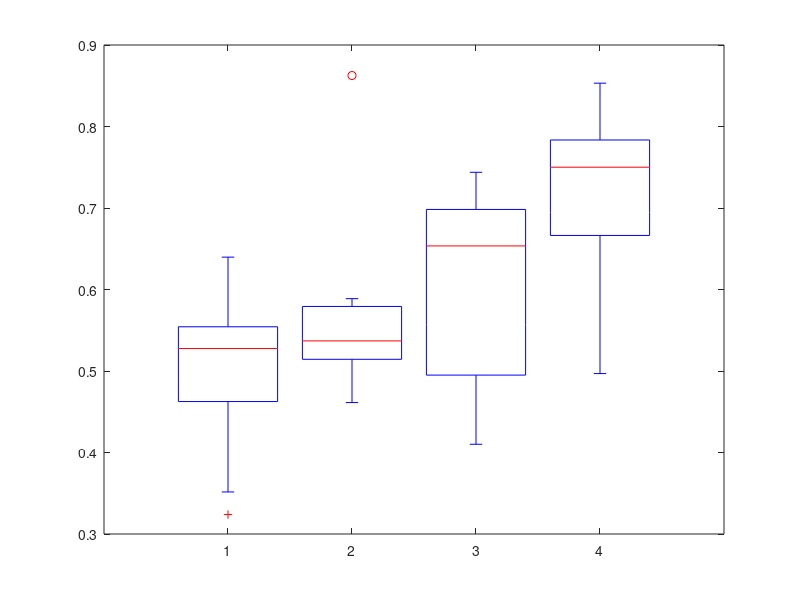

MATLAB code to generate this figure: (Note: this script raises an error after producing the figure.)
% plot confusion matrices from python code 
activities = {'Sit','Stairs Dw','Stairs Up','Stand','Walk'};
thres = 0.6; %for text color

%% BOX PLOT
load ./PyCode/results.csv
data = results;
figure;
bp = boxplot(data);
set(bp,'linewidth',2);
ylim([0.3 1])
ylabel('Balanced Accuracy','FontSize',12)
set(gca,'Box','off','XTick',[1:4],'XTickLabel',{'Healthy','Impairment-Specific','Patient-Specific','Patient&Device-Specific'},'YTick',[0.1:0.1:1],'TickDir','out','LineWidth',2,'FontSize',12,'FontWeight','bold');

%Change box border to black
b = get(get(gca,'children'),'children');   % Get the handles of all the objects
t = get(b,'tag');   % List the names of all the objects 
box1 = b(9:12);   %The 7th object is the first box
set(box1, 'Color', 'k');   % Set the color of the first box

%Change box fill
h = findobj(gca,'Tag','Box');
patch(get(h(1),'XData'),get(h(1),'YData'),[0 1 0],'FaceAlpha',0.2);
patch(get(h(2),'XData'),get(h(2),'YData'),[0 0 1],'FaceAlpha',0.35);
patch(get(h(3),'XData'),get(h(3),'YData'),[0.8 0.81 0.17],'FaceAlpha',0.2);
patch(get(h(4),'XData'),get(h(4),'YData'),[1 0 0],'FaceAlpha',0.2);

saveas(gcf,'BoxplotBacc.jpg')

%% CONFUSION MATRICES
%Healthy 
%load cmats for 
load ./PyCode/cmatHealthy.mat

S1 = double(S1);
S2 = double(S2);
S5 = double(S5);
S6 = double(S6);
S8 = double(S8);
S11 = double(S11);
S14 = double(S14);
S15 = double(S15);
S16 = double(S16);
S19 = double(S19);

results = [];
results(1).cmat = S1;     
results(2).cmat = S2;
results(3).cmat = S5;     
results(4).cmat = S6;
results(5).cmat = S8;     
results(6).cmat = S11;
results(7).cmat = S14;     
results(8).cmat = S15;
results(9).cmat = S16;     
results(10).cmat = S19;


%plot confusion matrix (sum across all subjects)
cmat_all = zeros(5,5);
for s = 1:length(results)
    cmat_all = results(s).cmat + cmat_all;
end
correctones = sum(cmat_all,2);
correctones = repmat(correctones,[1 length(activities)]);
cmat_all = cmat_all./correctones

figure, 
imagesc(cmat_all); 
colormap(gray)
colormap(flipud(colormap))
[cmin,cmax] = caxis;
caxis([0,1]) %set colormap to 0 1
ax = gca;
ax.XTick = 1:size(activities,2);
ax.YTick = 1:size(activities,2);
set(gca,'XTickLabel',activities)%'FontSize',14)
set(gca,'YTickLabel',activities)%'FontSize',14)
ax.XTickLabelRotation = 45;
axis square
title('Healthy model','FontSize',14), hold on
%add text
for i = 1:length(activities)
    for j = 1:length(activities)
        if cmat_all(i,j) > thres
            col = [1 1 1];
        else
            col = [0 0 0];
        end
        text(i-0.2,j,sprintf('%.3f',cmat_all(j,i)),'FontSize',14,'FontWeight','bold','Color',col);
    end
end
saveas(gcf,'cmatHealthy.jpg')


%% Global Patients 
clear results
%load cmats
load ./PyCode/cmatISpec.mat

S1 = double(S1);
S2 = double(S2);
S5 = double(S5);
S6 = double(S6);
S8 = double(S8);
S11 = double(S11);
S14 = double(S14);
S15 = double(S15);
S16 = double(S16);
S19 = double(S19);

results = [];
results(1).cmat = S1;     
results(2).cmat = S2;
results(3).cmat = S5;     
results(4).cmat = S6;
results(5).cmat = S8;     
results(6).cmat = S11;
results(7).cmat = S14;     
results(8).cmat = S15;
results(9).cmat = S16;     
results(10).cmat = S19;


%plot confusion matrix (sum across all subjects)
cmat_all = zeros(5,5);
for s = 1:length(results)
    cmat_all = results(s).cmat + cmat_all;
end
correctones = sum(cmat_all,2);
correctones = repmat(correctones,[1 length(activities)]);
cmat_all = cmat_all./correctones

figure, 
imagesc(cmat_all); 
colormap(gray)
colormap(flipud(colormap))
[cmin,cmax] = caxis;
caxis([0,1]) %set colormap to 0 1
ax = gca;
ax.XTick = 1:size(activities,2);
ax.YTick = 1:size(activities,2);
set(gca,'XTickLabel',activities)%'FontSize',14)
set(gca,'YTickLabel',activities)%'FontSize',14)
ax.XTickLabelRotation = 45;
axis square
title('Impairment Specific model','FontSize',14), hold on
%add text
for i = 1:length(activities)
    for j = 1:length(activities)
        if cmat_all(i,j) > thres
            col = [1 1 1];
        else
            col = [0 0 0];
        end
        text(i-0.2,j,sprintf('%.3f',cmat_all(j,i)),'FontSize',14,'FontWeight','bold','Color',col);
    end
end
saveas(gcf,'cmatISpec.jpg')

%% Patient specific
clear results
%load cmats
load ./PyCode/cmatPSpec.mat

S1 = double(S1);
S2 = double(S2);
S5 = double(S5);
S6 = double(S6);
S8 = double(S8);
S11 = double(S11);
S14 = double(S14);
S15 = double(S15);
S16 = double(S16);
S19 = double(S19);

results = [];
results(1).cmat = S1;     
results(2).cmat = S2;
results(3).cmat = S5;     
results(4).cmat = S6;
results(5).cmat = S8;     
results(6).cmat = S11;
results(7).cmat = S14;     
results(8).cmat = S15;
results(9).cmat = S16;     
results(10).cmat = S19;


%plot confusion matrix (sum across all subjects)
cmat_all = zeros(5,5);
for s = 1:length(results)
    cmat_all = results(s).cmat + cmat_all;
end
correctones = sum(cmat_all,2);
correctones = repmat(correctones,[1 length(activities)]);
cmat_all = cmat_all./correctones

figure, 
imagesc(cmat_all); 
colormap(gray)
colormap(flipud(colormap))
[cmin,cmax] = caxis;
caxis([0,1]) %set colormap to 0 1
ax = gca;
ax.XTick = 1:size(activities,2);
ax.YTick = 1:size(activities,2);
set(gca,'XTickLabel',activities)%'FontSize',14)
set(gca,'YTickLabel',activities)%'FontSize',14)
ax.XTickLabelRotation = 45;
axis square
title('Patient Specific model','FontSize',14), hold on
%add text
for i = 1:length(activities)
    for j = 1:length(activities)
        if cmat_all(i,j) > thres
            col = [1 1 1];
        else
            col = [0 0 0];
        end
        text(i-0.2,j,sprintf('%.3f',cmat_all(j,i)),'FontSize',14,'FontWeight','bold','Color',col);
    end
end
saveas(gcf,'cmatPSpec.jpg')

%% Device Specific 
clear results
%load cmats
load ./PyCode/cmatDSpec.mat

S1 = double(S1);
S2 = double(S2);
S5 = double(S5);
S6 = double(S6);
S8 = double(S8);
S11 = double(S11);
S14 = double(S14);
S15 = double(S15);
S16 = double(S16);
S19 = double(S19);

results = [];
results(1).cmat = S1;     
results(2).cmat = S2;
results(3).cmat = S5;     
results(4).cmat = S6;
results(5).cmat = S8;     
results(6).cmat = S11;
results(7).cmat = S14;     
results(8).cmat = S15;
results(9).cmat = S16;     
results(10).cmat = S19;


%plot confusion matrix (sum across all subjects)
cmat_all = zeros(5,5);
for s = 1:length(results)
    cmat_all = results(s).cmat + cmat_all;
end
correctones = sum(cmat_all,2);
correctones = repmat(correctones,[1 length(activities)]);
cmat_all = cmat_all./correctones

figure, 
imagesc(cmat_all); 
colormap(gray)
colormap(flipud(colormap))
[cmin,cmax] = caxis;
caxis([0,1]) %set colormap to 0 1
ax = gca;
ax.XTick = 1:size(activities,2);
ax.YTick = 1:size(activities,2);
set(gca,'XTickLabel',activities)%'FontSize',14)
set(gca,'YTickLabel',activities)%'FontSize',14)
ax.XTickLabelRotation = 45;
axis square
title('Device Specific model','FontSize',14), hold on
%add text
for i = 1:length(activities)
    for j = 1:length(activities)
        if cmat_all(i,j) > thres
            col = [1 1 1];
        else
            col = [0 0 0];
        end
        text(i-0.2,j,sprintf('%.3f',cmat_all(j,i)),'FontSize',14,'FontWeight','bold','Color',col);
    end
end
saveas(gcf,'cmatDSpec.jpg')

%% Plot Global models simulations
figure
%Healthy
mat_BACC = csvread('./PyCode/results_GlobalH.csv');
%Plot results
hold on
N = size(mat_BACC,2); %number of patients
x = 1:N;
avg = mean(mat_BACC,1); %average
%sem = std(mat_BACC,[],1)./sqrt(size(mat_BACC,1)); %standard error of the mean
%stddev = std(mat_BACC,[],1); %standard error of the mean
%errorbar(1:N,avg,sem,'ko-','LineWidth',2,'markerfacecolor','k');
mu = zeros(1,size(mat_BACC,2)); %stores bootsrapped mean
CI_boot = zeros(2,size(mat_BACC,2)); %stores upper and lower CI bounds
CI_bars = zeros(2,size(mat_BACC,2)); %CI relative to the mean)
Nboot = 1000;
for b = 1:size(mat_BACC,2)
    bootstat1 = bootstrp(Nboot,@mean,mat_BACC(:,b));
    mu(b) = mean(bootstat1);
    CI_boot(:,b) = bootci(Nboot,{@mean,mat_BACC(:,b)},'alpha',0.05);
    CI_bars(:,b) = abs(CI_boot(:,b) - mu(b));
end
h1 = shadedErrorBar(1:N,mu,flipud(CI_bars),{'b-o','markerfacecolor','b'},1);

%Patients
mat_BACC = csvread('./PyCode/results_GlobalP.csv');
hold on
N = size(mat_BACC,2); %number of patients
x = 1:N;
avg = mean(mat_BACC,1); %average
%sem = std(mat_BACC,[],1)./sqrt(size(mat_BACC,1)); %standard error of the mean
%stddev = std(mat_BACC,[],1); %standard error of the mean
%errorbar(1:N,avg,sem,'ko-','LineWidth',2,'markerfacecolor','k');
mu = zeros(1,size(mat_BACC,2)); %stores bootsrapped mean
CI_boot = zeros(2,size(mat_BACC,2)); %stores upper and lower CI bounds
CI_bars = zeros(2,size(mat_BACC,2)); %CI relative to the mean)
Nboot = 1000;
for b = 1:size(mat_BACC,2)
    bootstat1 = bootstrp(Nboot,@mean,mat_BACC(:,b));
    mu(b) = mean(bootstat1);
    CI_boot(:,b) = bootci(Nboot,{@mean,mat_BACC(:,b)},'alpha',0.05);
    CI_bars(:,b) = abs(CI_boot(:,b) - mu(b));
end
h4 = shadedErrorBar(1:N,mu,flipud(CI_bars),{'-o','Color',[0 0.5 0],'MarkerFaceColor',[0 0.5 0]},1);
xlabel('Number of subjects trained on','FontSize',14);
ylabel('Mean Balanced Accuracy','FontSize',14);
% title('Global Models Performance','FontSize',14)
xlim([1 11])
% ylim([0.45 0.7])
legend([h1.mainLine h4.mainLine],'Healthy Model','Impairment-Specific Model','Location','southeast')
set(gca,'Box','off','XTick',[1:max_subjects],'YTick',[0.1:0.05:1],'TickDir','out','LineWidth',2,'FontSize',14,'FontWeight','bold','XGrid','off');
saveas(gcf,'globalmodelsims.jpg')

